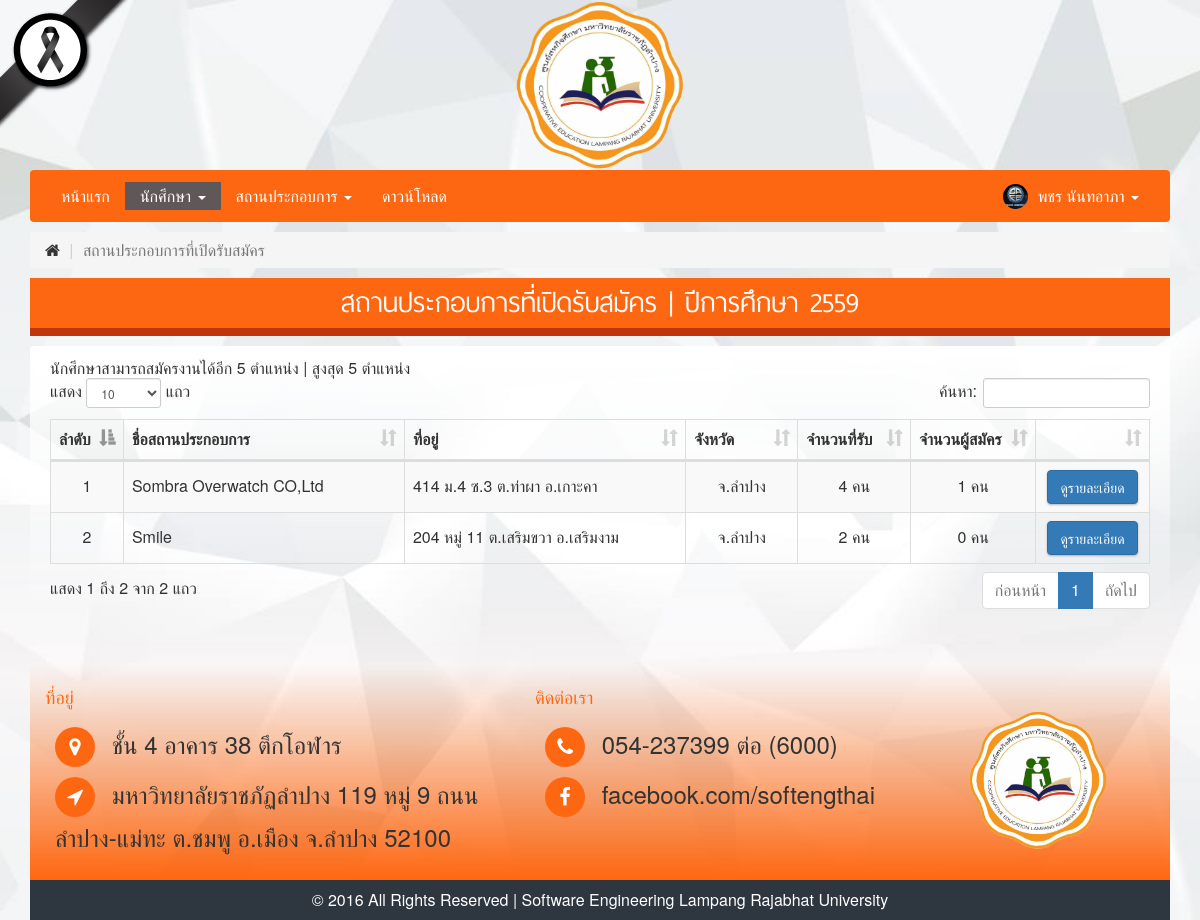
The app's page /job.php?page=student&sub=job (signed in), older data.
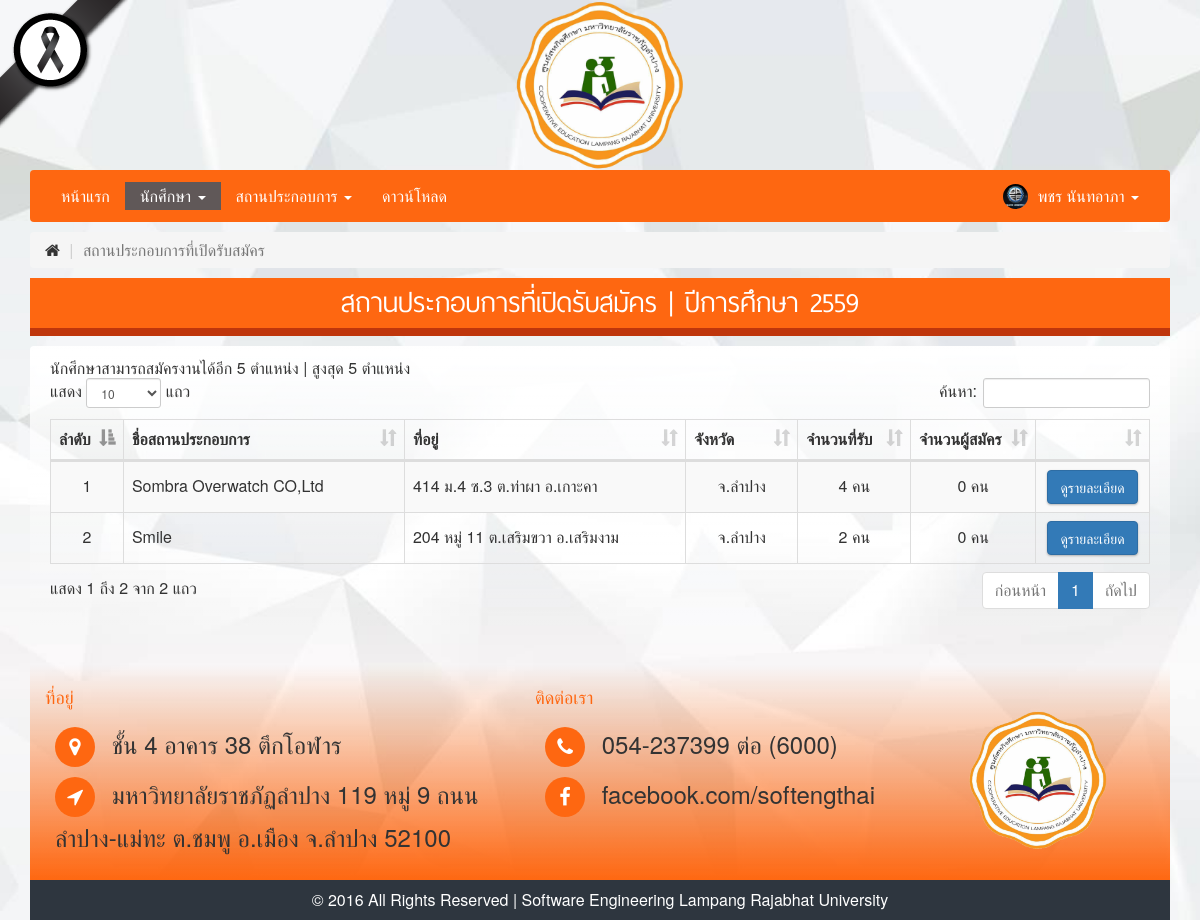
The same page, newer data.
### tables this page shows
CREATE TABLE `tbl_corporation` (
  `id` int(11) NOT NULL,
  `user_id` int(11) NOT NULL,
  `name_th` varchar(64) NOT NULL,
  `name_en` varchar(64) NOT NULL,
  `address` text NOT NULL,
  `province_id` int(11) NOT NULL,
  `zip_code` varchar(5) NOT NULL,
  `phone` varchar(16) NOT NULL,
  `fax` varchar(16) NOT NULL,
  `email` varchar(100) NOT NULL,
  `business_type` varchar(32) NOT NULL,
  `emp_count` int(11) NOT NULL,
  `work_time` int(11) NOT NULL,
  `manager_name` varchar(64) NOT NULL,
  `mjob_position` varchar(32) NOT NULL,
  `major_require` varchar(32) NOT NULL,
  `stu_academic` text NOT NULL,
  `stu_features` text NOT NULL,
  `staff_name` varchar(64) NOT NULL,
  `sjob_position` varchar(32) NOT NULL,
  `division` varchar(32) NOT NULL,
  `tel` varchar(16) NOT NULL,
  `practice_start` varchar(2) NOT NULL,
  `practice_end` varchar(2) NOT NULL,
  `compensation` text NOT NULL,
  `compensation_status` int(1) NOT NULL,
  `welfare` text NOT NULL,
  `update_date` date NOT NULL,
  `update_user` int(11) NOT NULL,
  `year_id` int(11) NOT NULL,
  `session_id` varchar(32) NOT NULL
);

CREATE TABLE `tbl_province` (
  `PROVINCE_ID` int(5) NOT NULL,
  `PROVINCE_CODE` varchar(2) NOT NULL,
  `PROVINCE_NAME` varchar(150) NOT NULL,
  `PROVINCE_NAME_ENG` varchar(150) NOT NULL,
  `GEO_ID` int(5) NOT NULL DEFAULT '0'
);

### class/SQLiManager.php (called while the page is built, shortened)
<?php
if(class_exists('SQLiManager') === false)
{
	class SQLiManager{
		var $table;
		var $field;
		var $condition;
		public function SQLiManager()
		{
			$strHost = "localhost";
			$strUser = "cooplpru";
			$strPassword = "cool2316";
			$db = "cooplprudb";
			$this->connect = mysqli_connect($strHost,$strUser,$strPassword,$db);
			$cs1 = "SET character_set_results=utf8";
			mysqli_query($this->connect,$cs1) or die('Error query: ' . mysqli_error($this->connect));
			$cs2 = "SET character_set_client = utf8";
			mysqli_query($this->connect,$cs2) or die('Error query: ' . mysqli_error($this->connect));
			$cs3 = "SET character_set_connection = utf8";
			mysqli_query($this->connect,$cs3) or die('Error query: ' . mysqli_error($this->connect));
			$this->field="*";
		}
		public function select()
		{
			$this->sql="SELECT $this->field FROM $this->table $this->condition";
			$result=mysqli_query($this->connect,$this->sql) or trigger_error(mysqli_error($this->connect),E_USER_ERROR);
			return $result;
		}
	}
}
?>

### job.php (the view, shortened to what this page needs)
<?php include("header.php");
$sql->table="tbl_year";
$sql->condition="ORDER By academic_year DESC LIMIT 0,1";
$queryYear = $sql->select();
$resultYear = mysqli_fetch_assoc($queryYear);
$sql->table="tbl_rulejob";
$sql->condition="WHERE id='1'";
$resultRule = mysqli_fetch_assoc($sql->select());
$sql->table="tbl_stu_job";
$sql->condition="WHERE stu_id='$user_id'";
$numJob = mysqli_num_rows($sql->select());
$sql->table="tbl_corporation INNER JOIN tbl_position ON tbl_corporation.id = tbl_position.corp_id INNER JOIN tbl_province ON tbl_corporation.province_id = tbl_province.PROVINCE_ID";
$sql->field="tbl_corporation.id AS id , tbl_corporation.name_th , tbl_corporation.address , tbl_province.PROVINCE_NAME , SUM(tbl_position.stu_count) AS sum_stu";
$sql->condition="WHERE tbl_corporation.year_id ='{$resultYear["id"]}' GROUP By tbl_corporation.id";
$query = $sql->select();
?>
<link rel="stylesheet" type="text/css" href="css/input-form-wizard.css">
<link rel="stylesheet" type="text/css" href="css/dataTables.bootstrap.min.css">
<link rel="stylesheet" type="text/css" href="css/responsive.bootstrap.min.css">
<div class="container">
	<div class="row">
		<div class="col-md-12">
			<ul class="breadcrumb">
				<li>
					<a href="index.php"><i class="fa fa-home"></i></a>
				</li>
				<li class="active">
					สถานประกอบการที่เปิดรับสมัคร
				</li>
			</ul>
			<div class="search-section">
				<div class="title">
					สถานประกอบการที่เปิดรับสมัคร | ปีการศึกษา <?php echo $resultYear["academic_year"]; ?>
				</div>
			</div>
			<div class="portlet light">
				<div class="">
					นักศึกษาสามารถสมัครงานได้อีก <?php echo $resultRule["num_job"]-$numJob; ?> ตำแหน่ง | สูงสุด <?php echo $resultRule["num_job"]; ?> ตำแหน่ง
				</div>
				<div class="table-responsive">
					<table class="table table-striped table-bordered dt-responsive nowrap" cellspacing="0" width="100%">
						<thead>
							<tr>
								<th width="5%">ลำดับ</th>
								<th width="25%">ชื่อสถานประกอบการ</th>
								<th width="25%">ที่อยู่</th>
								<th width="10%">จังหวัด</th>
								<th width="10%">จำนวนที่รับ</th>
								<th width="10%">จำนวนผู้สมัคร</th>
								<th width="10%"></th>
							</tr>
						</thead>
						<tbody>
							<?php
							$num = 1;
							while($result = mysqli_fetch_assoc($query))
							{
								?>
								<tr>
									<td align="center"><?php echo $num; ?></td>
									<td><a href="job_detail.php?id=<?php echo $result["id"]; ?>"><?php echo $result["name_th"]; ?></a></td>
									<td><?php echo $result["address"]; ?></td>
									<td align="center">จ.<?php echo $result["PROVINCE_NAME"]; ?></td>
									<td align="center"><?php echo $result["sum_stu"]; ?> คน</td>
									<td align="center">
										<?php
										$sql->table="tbl_stu_job INNER JOIN tbl_position ON tbl_stu_job.pos_id = tbl_position.id";
										$sql->field="*";
										$sql->condition="WHERE tbl_position.corp_id='{$result["id"]}'";
										$numJob = mysqli_num_rows($sql->select());
										echo $numJob;
										?> คน
									</td>
									<td align="center"><a href="job_detail.php?id=<?php echo $result["id"]; ?>&page=<?php echo $_GET["page"]; ?>" class="btn btn-primary">ดูรายละเอียด</a></td>
								</tr>
								<?php
								$num++;
							}
							?>
						</tbody>
					</table>
				</div>
			</div>
		</div>
	</div>
</div>
<?php include("footer.php"); ?>

Row changes from the older to the newer data that the page shows:
changed tbl_corporation "Sombra Overwatch CO,Ltd": numJob "1" → "0"
